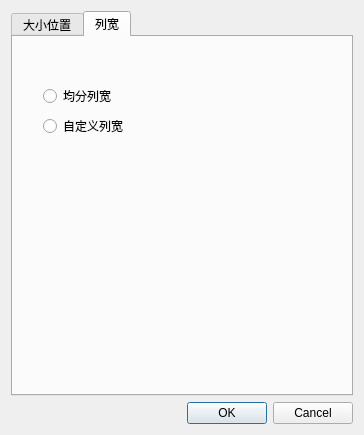
<?xml version="1.0" encoding="UTF-8"?>
<ui version="4.0">
 <class>TableSettingDialog</class>
 <widget class="QDialog" name="TableSettingDialog">
  <property name="geometry">
   <rect>
    <x>0</x>
    <y>0</y>
    <width>364</width>
    <height>435</height>
   </rect>
  </property>
  <property name="windowTitle">
   <string>Dialog</string>
  </property>
  <layout class="QVBoxLayout" name="verticalLayout">
   <item>
    <widget class="QTabWidget" name="sizeWidget">
     <property name="toolTip">
      <string>&lt;html&gt;&lt;head/&gt;&lt;body&gt;&lt;p&gt;大小位置&lt;/p&gt;&lt;/body&gt;&lt;/html&gt;</string>
     </property>
     <property name="currentIndex">
      <number>1</number>
     </property>
     <widget class="QWidget" name="tab">
      <attribute name="title">
       <string>大小位置</string>
      </attribute>
      <layout class="QGridLayout" name="gridLayout_3">
       <item row="3" column="0">
        <spacer name="verticalSpacer">
         <property name="orientation">
          <enum>Qt::Vertical</enum>
         </property>
         <property name="sizeHint" stdset="0">
          <size>
           <width>20</width>
           <height>40</height>
          </size>
         </property>
        </spacer>
       </item>
       <item row="2" column="0">
        <widget class="QGroupBox" name="groupBox_2">
         <property name="title">
          <string>位置</string>
         </property>
         <layout class="QGridLayout" name="gridLayout_2">
          <item row="0" column="0">
           <widget class="QLabel" name="label_5">
            <property name="text">
             <string>距左方</string>
            </property>
           </widget>
          </item>
          <item row="0" column="1">
           <widget class="QDoubleSpinBox" name="table_x"/>
          </item>
          <item row="0" column="2">
           <widget class="QLabel" name="label_7">
            <property name="text">
             <string>mm</string>
            </property>
           </widget>
          </item>
          <item row="1" column="0">
           <widget class="QLabel" name="label_6">
            <property name="text">
             <string>距上方</string>
            </property>
           </widget>
          </item>
          <item row="1" column="1">
           <widget class="QDoubleSpinBox" name="table_y"/>
          </item>
          <item row="1" column="2">
           <widget class="QLabel" name="label_8">
            <property name="text">
             <string>mm</string>
            </property>
           </widget>
          </item>
         </layout>
        </widget>
       </item>
       <item row="0" column="0">
        <widget class="QGroupBox" name="groupBox">
         <property name="title">
          <string>总体大小</string>
         </property>
         <layout class="QGridLayout" name="gridLayout">
          <item row="0" column="0">
           <widget class="QLabel" name="label">
            <property name="text">
             <string>宽：</string>
            </property>
           </widget>
          </item>
          <item row="0" column="1">
           <widget class="QDoubleSpinBox" name="tableWidth"/>
          </item>
          <item row="0" column="2">
           <widget class="QLabel" name="label_3">
            <property name="text">
             <string>mm</string>
            </property>
           </widget>
          </item>
          <item row="1" column="0">
           <widget class="QLabel" name="label_2">
            <property name="text">
             <string>高：</string>
            </property>
           </widget>
          </item>
          <item row="1" column="1">
           <widget class="QDoubleSpinBox" name="tableHeight"/>
          </item>
          <item row="1" column="2">
           <widget class="QLabel" name="label_4">
            <property name="text">
             <string>mm</string>
            </property>
           </widget>
          </item>
         </layout>
        </widget>
       </item>
       <item row="1" column="0">
        <spacer name="verticalSpacer_2">
         <property name="orientation">
          <enum>Qt::Vertical</enum>
         </property>
         <property name="sizeHint" stdset="0">
          <size>
           <width>20</width>
           <height>40</height>
          </size>
         </property>
        </spacer>
       </item>
      </layout>
     </widget>
     <widget class="QWidget" name="tab_2">
      <attribute name="title">
       <string>列宽</string>
      </attribute>
      <widget class="QRadioButton" name="balanceCol">
       <property name="geometry">
        <rect>
         <x>30</x>
         <y>50</y>
         <width>91</width>
         <height>18</height>
        </rect>
       </property>
       <property name="text">
        <string>均分列宽</string>
       </property>
      </widget>
      <widget class="QRadioButton" name="customCol">
       <property name="geometry">
        <rect>
         <x>30</x>
         <y>80</y>
         <width>91</width>
         <height>18</height>
        </rect>
       </property>
       <property name="text">
        <string>自定义列宽</string>
       </property>
      </widget>
     </widget>
    </widget>
   </item>
   <item>
    <widget class="QDialogButtonBox" name="buttonBox">
     <property name="orientation">
      <enum>Qt::Horizontal</enum>
     </property>
     <property name="standardButtons">
      <set>QDialogButtonBox::Cancel|QDialogButtonBox::Ok</set>
     </property>
    </widget>
   </item>
  </layout>
 </widget>
 <resources/>
 <connections>
  <connection>
   <sender>buttonBox</sender>
   <signal>accepted()</signal>
   <receiver>TableSettingDialog</receiver>
   <slot>accept()</slot>
   <hints>
    <hint type="sourcelabel">
     <x>248</x>
     <y>254</y>
    </hint>
    <hint type="destinationlabel">
     <x>157</x>
     <y>274</y>
    </hint>
   </hints>
  </connection>
  <connection>
   <sender>buttonBox</sender>
   <signal>rejected()</signal>
   <receiver>TableSettingDialog</receiver>
   <slot>reject()</slot>
   <hints>
    <hint type="sourcelabel">
     <x>316</x>
     <y>260</y>
    </hint>
    <hint type="destinationlabel">
     <x>286</x>
     <y>274</y>
    </hint>
   </hints>
  </connection>
 </connections>
</ui>
